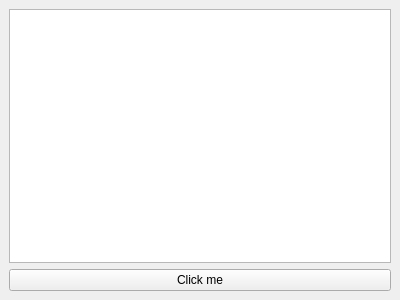
<?xml version="1.0" encoding="UTF-8"?>
<ui version="4.0">
 <class>MainWindow</class>
 <widget class="QMainWindow" name="MainWindow">
  <property name="geometry">
   <rect>
    <x>0</x>
    <y>0</y>
    <width>400</width>
    <height>300</height>
   </rect>
  </property>
  <property name="windowTitle">
   <string>MainWindow</string>
  </property>
  <widget class="QWidget" name="centralwidget">
   <layout class="QVBoxLayout" name="verticalLayout">
    <item>
     <widget class="QGraphicsView" name="graphicsView"/>
    </item>
    <item>
     <widget class="QPushButton" name="pushButton">
      <property name="text">
       <string>Click me</string>
      </property>
     </widget>
    </item>
   </layout>
  </widget>
 </widget>
 <resources/>
 <connections/>
</ui>
